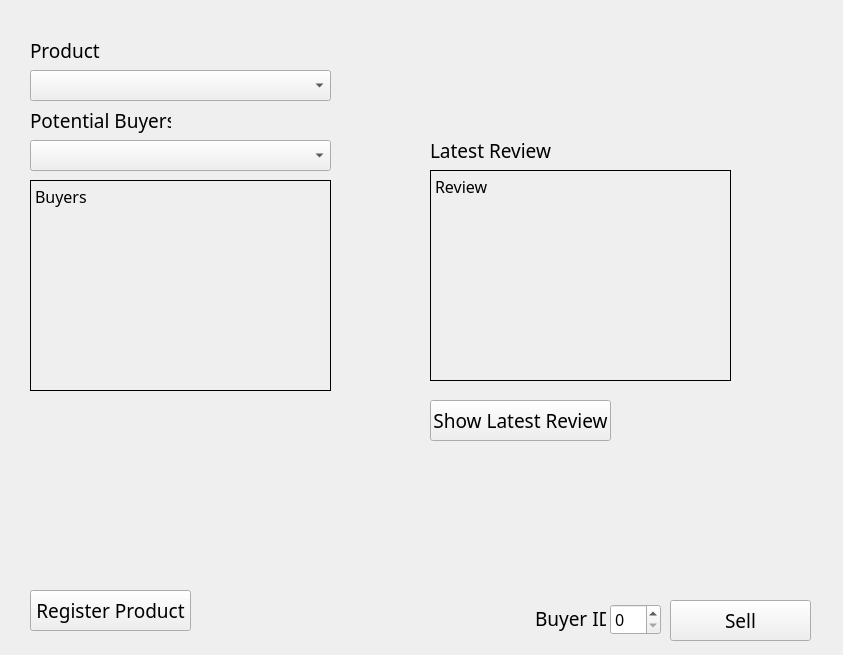
<?xml version="1.0" encoding="UTF-8"?>
<ui version="4.0">
 <class>SellingWidget</class>
 <widget class="QWidget" name="SellingWidget">
  <property name="geometry">
   <rect>
    <x>0</x>
    <y>0</y>
    <width>843</width>
    <height>655</height>
   </rect>
  </property>
  <property name="windowTitle">
   <string>Selling</string>
  </property>
  <widget class="QLabel" name="Selling_Background">
   <property name="geometry">
    <rect>
     <x>0</x>
     <y>0</y>
     <width>843</width>
     <height>655</height>
    </rect>
   </property>
   <property name="text">
    <string/>
   </property>
  </widget>
  <widget class="QLabel" name="Selling_ProductLabel">
   <property name="geometry">
    <rect>
     <x>30</x>
     <y>30</y>
     <width>141</width>
     <height>41</height>
    </rect>
   </property>
   <property name="font">
    <font>
     <family>Source Sans Pro</family>
     <pointsize>14</pointsize>
     <weight>50</weight>
     <bold>false</bold>
    </font>
   </property>
   <property name="text">
    <string>Product</string>
   </property>
  </widget>
  <widget class="QPushButton" name="Selling_SellButton">
   <property name="geometry">
    <rect>
     <x>670</x>
     <y>600</y>
     <width>141</width>
     <height>41</height>
    </rect>
   </property>
   <property name="font">
    <font>
     <family>Coolvetica Rg</family>
     <pointsize>14</pointsize>
    </font>
   </property>
   <property name="text">
    <string>Sell</string>
   </property>
   <property name="flat">
    <bool>false</bool>
   </property>
  </widget>
  <widget class="QComboBox" name="Selling_ProductInput">
   <property name="geometry">
    <rect>
     <x>30</x>
     <y>70</y>
     <width>301</width>
     <height>31</height>
    </rect>
   </property>
   <property name="font">
    <font>
     <family>Source Sans Pro</family>
     <pointsize>12</pointsize>
    </font>
   </property>
  </widget>
  <widget class="QLabel" name="Selling_BuyerLabel">
   <property name="geometry">
    <rect>
     <x>30</x>
     <y>100</y>
     <width>141</width>
     <height>41</height>
    </rect>
   </property>
   <property name="font">
    <font>
     <family>Source Sans Pro</family>
     <pointsize>14</pointsize>
     <weight>50</weight>
     <bold>false</bold>
    </font>
   </property>
   <property name="text">
    <string>Potential Buyers</string>
   </property>
  </widget>
  <widget class="QComboBox" name="Selling_BuyerInput">
   <property name="geometry">
    <rect>
     <x>30</x>
     <y>140</y>
     <width>301</width>
     <height>31</height>
    </rect>
   </property>
   <property name="font">
    <font>
     <family>Source Sans Pro</family>
     <pointsize>12</pointsize>
    </font>
   </property>
  </widget>
  <widget class="QLabel" name="Selling_LatestReviewLabel">
   <property name="geometry">
    <rect>
     <x>430</x>
     <y>130</y>
     <width>141</width>
     <height>41</height>
    </rect>
   </property>
   <property name="font">
    <font>
     <family>Source Sans Pro</family>
     <pointsize>14</pointsize>
     <weight>50</weight>
     <bold>false</bold>
    </font>
   </property>
   <property name="text">
    <string>Latest Review</string>
   </property>
  </widget>
  <widget class="QPushButton" name="Selling_ShowReviewButton">
   <property name="geometry">
    <rect>
     <x>430</x>
     <y>400</y>
     <width>181</width>
     <height>41</height>
    </rect>
   </property>
   <property name="font">
    <font>
     <family>Coolvetica Rg</family>
     <pointsize>14</pointsize>
    </font>
   </property>
   <property name="text">
    <string>Show Latest Review</string>
   </property>
   <property name="flat">
    <bool>false</bool>
   </property>
  </widget>
  <widget class="QSpinBox" name="Selling_BuyerIDInput">
   <property name="geometry">
    <rect>
     <x>610</x>
     <y>604</y>
     <width>51</width>
     <height>31</height>
    </rect>
   </property>
   <property name="font">
    <font>
     <family>Source Sans Pro</family>
     <pointsize>12</pointsize>
    </font>
   </property>
   <property name="maximum">
    <number>999</number>
   </property>
  </widget>
  <widget class="QLabel" name="Selling_BuyerIDLabel">
   <property name="geometry">
    <rect>
     <x>535</x>
     <y>598</y>
     <width>71</width>
     <height>41</height>
    </rect>
   </property>
   <property name="font">
    <font>
     <family>Source Sans Pro</family>
     <pointsize>14</pointsize>
     <weight>50</weight>
     <bold>false</bold>
    </font>
   </property>
   <property name="text">
    <string>Buyer ID</string>
   </property>
  </widget>
  <widget class="QLabel" name="Selling_BuyersDisplay">
   <property name="geometry">
    <rect>
     <x>30</x>
     <y>180</y>
     <width>301</width>
     <height>211</height>
    </rect>
   </property>
   <property name="font">
    <font>
     <family>Source Sans Pro</family>
     <pointsize>12</pointsize>
     <weight>50</weight>
     <bold>false</bold>
    </font>
   </property>
   <property name="autoFillBackground">
    <bool>true</bool>
   </property>
   <property name="frameShape">
    <enum>QFrame::Box</enum>
   </property>
   <property name="text">
    <string>Buyers</string>
   </property>
   <property name="alignment">
    <set>Qt::AlignLeading|Qt::AlignLeft|Qt::AlignTop</set>
   </property>
  </widget>
  <widget class="QLabel" name="Selling_ReviewDisplay">
   <property name="geometry">
    <rect>
     <x>430</x>
     <y>170</y>
     <width>301</width>
     <height>211</height>
    </rect>
   </property>
   <property name="font">
    <font>
     <family>Source Sans Pro</family>
     <pointsize>12</pointsize>
     <weight>50</weight>
     <bold>false</bold>
    </font>
   </property>
   <property name="autoFillBackground">
    <bool>true</bool>
   </property>
   <property name="frameShape">
    <enum>QFrame::Box</enum>
   </property>
   <property name="text">
    <string>Review</string>
   </property>
   <property name="alignment">
    <set>Qt::AlignLeading|Qt::AlignLeft|Qt::AlignTop</set>
   </property>
  </widget>
  <widget class="QLabel" name="Selling_Star1">
   <property name="geometry">
    <rect>
     <x>430</x>
     <y>90</y>
     <width>41</width>
     <height>41</height>
    </rect>
   </property>
   <property name="text">
    <string/>
   </property>
   <property name="pixmap">
    <pixmap>star.png</pixmap>
   </property>
   <property name="scaledContents">
    <bool>true</bool>
   </property>
  </widget>
  <widget class="QLabel" name="Selling_Star2">
   <property name="geometry">
    <rect>
     <x>480</x>
     <y>90</y>
     <width>41</width>
     <height>41</height>
    </rect>
   </property>
   <property name="text">
    <string/>
   </property>
   <property name="pixmap">
    <pixmap>star.png</pixmap>
   </property>
   <property name="scaledContents">
    <bool>true</bool>
   </property>
  </widget>
  <widget class="QLabel" name="Selling_Star5">
   <property name="geometry">
    <rect>
     <x>630</x>
     <y>90</y>
     <width>41</width>
     <height>41</height>
    </rect>
   </property>
   <property name="text">
    <string/>
   </property>
   <property name="pixmap">
    <pixmap>star.png</pixmap>
   </property>
   <property name="scaledContents">
    <bool>true</bool>
   </property>
  </widget>
  <widget class="QLabel" name="Selling_Star3">
   <property name="geometry">
    <rect>
     <x>530</x>
     <y>90</y>
     <width>41</width>
     <height>41</height>
    </rect>
   </property>
   <property name="text">
    <string/>
   </property>
   <property name="pixmap">
    <pixmap>star.png</pixmap>
   </property>
   <property name="scaledContents">
    <bool>true</bool>
   </property>
  </widget>
  <widget class="QLabel" name="Selling_Star4">
   <property name="geometry">
    <rect>
     <x>580</x>
     <y>90</y>
     <width>41</width>
     <height>41</height>
    </rect>
   </property>
   <property name="text">
    <string/>
   </property>
   <property name="pixmap">
    <pixmap>star.png</pixmap>
   </property>
   <property name="scaledContents">
    <bool>true</bool>
   </property>
  </widget>
  <widget class="QPushButton" name="Selling_RegisterProductButton">
   <property name="geometry">
    <rect>
     <x>30</x>
     <y>590</y>
     <width>161</width>
     <height>41</height>
    </rect>
   </property>
   <property name="font">
    <font>
     <family>Coolvetica Rg</family>
     <pointsize>14</pointsize>
    </font>
   </property>
   <property name="text">
    <string>Register Product</string>
   </property>
   <property name="flat">
    <bool>false</bool>
   </property>
  </widget>
 </widget>
 <resources/>
 <connections/>
</ui>
